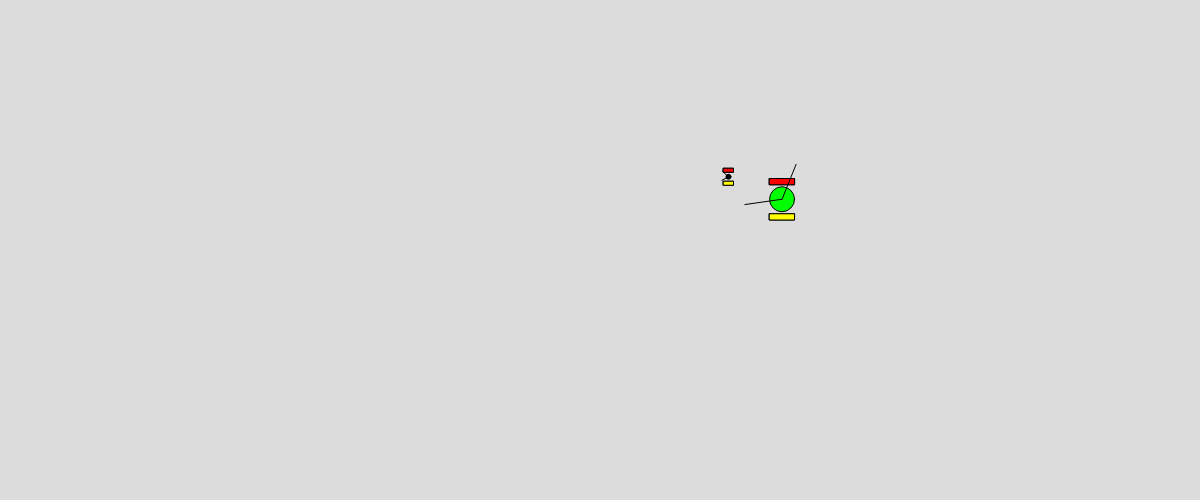
Frame 1 (no input)
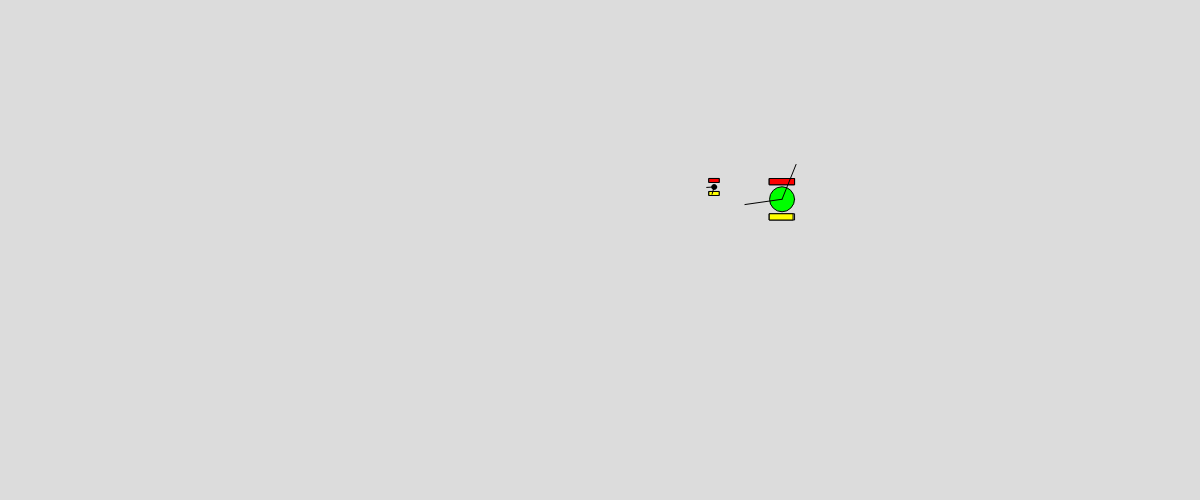
Frame 60 (no input)
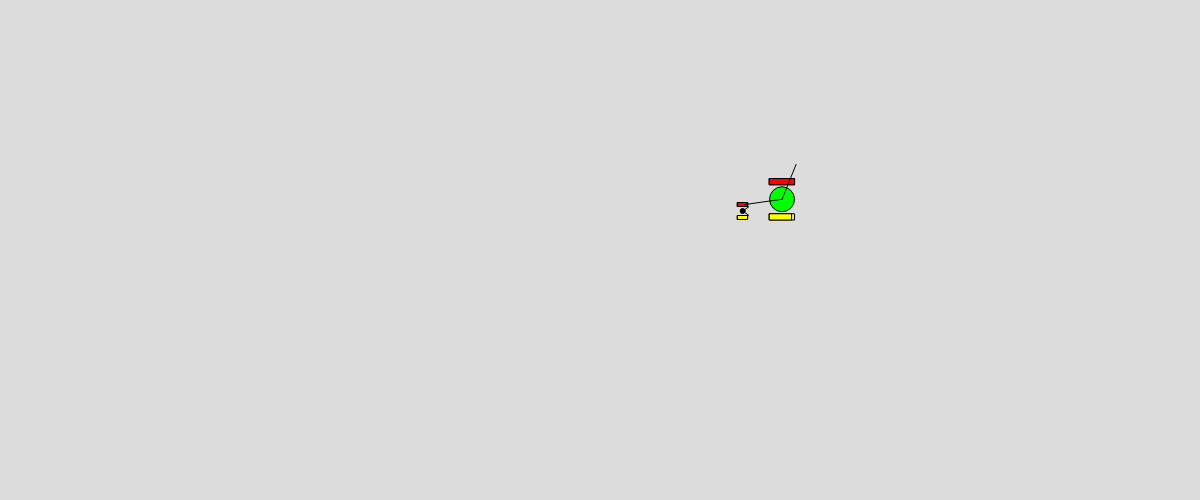
Frame 120 (the mouse pressed at the canvas centre since frame 60)

The p5.js sketch that drew these frames (run headless with seeded random() and noise() and a simulated clock; from frame 60 on, the mouse is pressed at the canvas centre):

// p5.js sketch
// ── sketch.js
let actors = {
   "flies": [],
   "frogs": []
};

let numFlies = 1;
let numFrogs = 1;

function setup() {
   createCanvas(1200, 500);

   spawnFlies(numActors=numFlies);
   spawnFrogs(numActors=numFrogs);
}

function draw() {
   background(220);

   for (actorType in actors) {
      for (let i = 0; i < actors[actorType].length; i++) {
         let actor = actors[actorType][i];
         let targets = actor.getTargets(actor);
         actor.move(actors[targets]);
         actor.draw();

         if (!actor.isAlive()) {
            actors[actorType].splice(i, 1);
         }
      }
   }
}

function spawnFlies(numActors) {
   for (let i = 0; i < numActors; i++) {
      actors.flies.push(new Fly(id=i));
   }
}

function spawnFrogs(numActors) {
   for (let i = 0; i < numActors; i++) {
      actors.frogs.push(new Frog(id=i));
   }
}

// ── Actor.js
class Actor {
   constructor(params) {
      this.position = params.position.copy();
      this.velocity = params.velocity.copy();
      this.acceleration = createVector(0, 0);
      this.fov = radians(params.fov), // convert to radians
      this.viewingVector = createVector(random(-1, 1), random(-1, 1));
      this.size = params.size;
      this.id = params.id;
      this.targets = params.targets;
      this.life = 100;
      this.hunger = 100;
      this.foodValue = params.foodValue;
      this.hungerDecay = params.hungerDecay;
      this.maxVelocity = params.maxVelocity;
   }

   move() {
      this.hunger -= this.hungerDecay;
      this.hunger = max(this.hunger, 0);

      if (this.isStarving()) {
         this.starving();
      }

      this.velocity.add(this.acceleration);
      this.velocity.limit(this.maxVelocity);
      this.position.add(this.velocity);
      this.clampPosition();

      if (this.velocity.mag() > 0) {
         this.viewingVector = this.velocity.copy();
         this.viewingVector.normalize();
      }
   }

   wrapPosition() {
      if (this.position.x < 0) {
         this.position.x = width;
      } else if (this.position.x > width) {
         this.position.x = 0;
      }

      if (this.position.y < 0) {
         this.position.y = height;
      } else if (this.position.y > height) {
         this.position.y = 0;
      }
   }

   clampPosition() {
      this.position.x = max(0, min(this.position.x, width));
      this.position.y= max(0, min(this.position.y, height));
   }

   eat(foodValue) {
      this.hunger += foodValue;
      this.hunger = min(this.hunger, 100);
   }

   wasEaten() {
      this.life = 0;
   }

   isStarving() {
      return this.hunger == 0;
   }

   starving() {
      this.life -= 0.1;
   }

   isAlive() {
      return this.life > 0;
   }

   getTargets() {
      return this.targets;
   }

   findNearestTarget(targets) {
      let closestTarget = {
         "distance": Infinity,
         "target": {}
      }

      for (let i = 0; i < targets.length; i++) {
         let target = targets[i]
         let diff = target.position.copy();
         diff.sub(this.position);
         let angle = diff.angleBetween(this.viewingVector);

         if (diff.mag() < closestTarget.distance && abs(angle) < this.fov / 2) {
            closestTarget.distance = diff.mag();
            closestTarget.target = target;
         }
      }

      return closestTarget.target
   }

   draw() {
      this.drawStatusBars();
      this.drawFov();
   }

   drawFov() {
      let lineLength = this.size * 1.5;
      let leftLine = this.viewingVector.copy();
      let rightLine = this.viewingVector.copy();
      leftLine.setMag(lineLength);
      rightLine.setMag(lineLength);
      leftLine.rotate(-this.fov / 2);
      rightLine.rotate(this.fov / 2);

      stroke(0);
      line(this.position.x, this.position.y, this.position.x + leftLine.x, this.position.y + leftLine.y);
      line(this.position.x, this.position.y, this.position.x + rightLine.x, this.position.y + rightLine.y);
   }

   drawStatusBars() {
      let statusBarWidth = max(this.size, 10);
      let statusBarHeight = max(this.size / 4, 4);

      // Draw outline with same color as background
      fill(220);
      rect(
         this.position.x - statusBarWidth / 2,
         this.position.y - this.size / 2 - statusBarHeight - 2,
         statusBarWidth,
         statusBarHeight
      );
      // Draw rectangle based on the health
      fill(255, 0, 0);
      rect(
         this.position.x - statusBarWidth / 2,
         this.position.y - this.size / 2 - statusBarHeight - 2,
         statusBarWidth * this.life / 100,
         statusBarHeight
      );

      // Draw outline with same color as background
      fill(220);
      rect(
         this.position.x - statusBarWidth / 2,
         this.position.y + this.size / 2 + 2,
         statusBarWidth,
         statusBarHeight
      );
      // Draw rectangle based on the health
      fill(255, 255, 0);
      rect(
         this.position.x - statusBarWidth / 2,
         this.position.y + this.size / 2 + 2,
         statusBarWidth * this.hunger / 100,
         statusBarHeight
      );
   }
}
// ── Fly.js
class Fly extends Actor {
   constructor(id) {
      let params = {
         "position": createVector(random(width / 4, 3 * width / 4), random(height / 4, 3 * height / 4)),
         "velocity": createVector(0, 0),
         "fov": 70, // 70 degrees field of view
         "size": 5,
         "id": id,
         "maxVelocity": 2,
         // Food related parameters
         "targets": "",
         "foodValue": 10,
         "hungerDecay": 0.01
      };
      super(params);
   }

   draw() {
      let params = {
         "color": color(0, 0, 0),
         "size": this.size
      };

      fill(params.color);
      circle(this.position.x, this.position.y, params.size);
      super.draw();
   }

   eat() {
      super.eat(0);
   }

   move() {
      let maxAcc = 0.2
      this.acceleration = createVector(random(-maxAcc, maxAcc), random(-maxAcc, maxAcc));
      super.move();
   }
}
// ── Frog.js
class Frog extends Actor {
   constructor(id) {
      let params = {
         "position": createVector(random(width / 4, 3 * width / 4), random(height / 4, 3 * height / 4)),
         "velocity": createVector(0, 0),
         "fov": 120, // 70 degrees field of view
         "size": 25,
         "id": id,
         "maxVelocity": 1,
         // Food related parameters
         "targets": "flies",
         "foodValue": 40,
         "hungerDecay": 0.1
      };
      super(params);

   }

   draw() {
      let params = {
         "color": color(0, 255, 0),
         "size": this.size
      };

      fill(params.color);
      circle(this.position.x, this.position.y, params.size);
      super.draw();
   }

   eat(foodValue) {
      super.eat(foodValue);
   }

   move(targets) {
      if (targets.length > 0 && this.shouldMove()) {
         this.moveTowardsNearestTarget(targets);
      } else {
         this.acceleration = createVector(0, 0);
         this.velocity.x = max(0, this.velocity.x - 0.1);
         this.velocity.y = max(0, this.velocity.y - 0.1);
      }

      fill(255);
      line(this.position.x, this.position.y, this.position.x + this.acceleration.x, this.position.y + this.acceleration.y);

      super.move();
   }

   shouldMove() {
      if (this.hunger < 80) {
         return true;
      }
   }

   moveTowardsNearestTarget(targets) {
      stroke(0);
      line(this.position.x, this.position.y, this.position.x + 20 * this.viewingVector.x, this.position.y + 20 * this.viewingVector.y);
      let nearestTarget = super.findNearestTarget(targets);

      // If no object was found
      if (Object.keys(nearestTarget).length === 0 && nearestTarget.constructor === Object) {
         // Rotate to try and find one
         this.viewingVector.rotate(radians(1));
         return;
      }

      let direction = nearestTarget.position.copy();
      direction.sub(this.position);
      if (direction.mag() < this.size / 2) {
         nearestTarget.wasEaten();
         this.eat(nearestTarget.foodValue);
      } else {
         this.acceleration = direction.copy();
      }
   }
}
